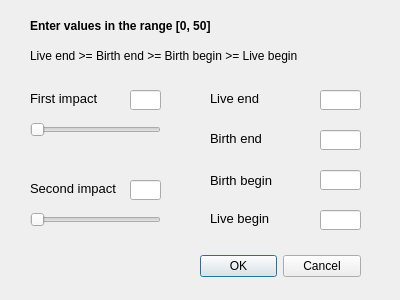
<?xml version="1.0" encoding="UTF-8"?>
<ui version="4.0">
 <class>GameParamsDialog</class>
 <widget class="QDialog" name="GameParamsDialog">
  <property name="geometry">
   <rect>
    <x>0</x>
    <y>0</y>
    <width>400</width>
    <height>300</height>
   </rect>
  </property>
  <property name="maximumSize">
   <size>
    <width>400</width>
    <height>300</height>
   </size>
  </property>
  <property name="windowTitle">
   <string>Game parametrs</string>
  </property>
  <property name="windowIcon">
   <iconset resource="resourses.qrc">
    <normaloff>:/new/resourse/images/game.png</normaloff>:/new/resourse/images/game.png</iconset>
  </property>
  <widget class="QDialogButtonBox" name="buttonBox">
   <property name="geometry">
    <rect>
     <x>200</x>
     <y>250</y>
     <width>161</width>
     <height>32</height>
    </rect>
   </property>
   <property name="orientation">
    <enum>Qt::Horizontal</enum>
   </property>
   <property name="standardButtons">
    <set>QDialogButtonBox::Cancel|QDialogButtonBox::Ok</set>
   </property>
  </widget>
  <widget class="QSlider" name="imp1_slider">
   <property name="geometry">
    <rect>
     <x>30</x>
     <y>120</y>
     <width>131</width>
     <height>20</height>
    </rect>
   </property>
   <property name="orientation">
    <enum>Qt::Horizontal</enum>
   </property>
  </widget>
  <widget class="QSlider" name="imp2_slider">
   <property name="geometry">
    <rect>
     <x>30</x>
     <y>210</y>
     <width>131</width>
     <height>19</height>
    </rect>
   </property>
   <property name="orientation">
    <enum>Qt::Horizontal</enum>
   </property>
  </widget>
  <widget class="QLabel" name="first_imp">
   <property name="geometry">
    <rect>
     <x>30</x>
     <y>90</y>
     <width>91</width>
     <height>16</height>
    </rect>
   </property>
   <property name="font">
    <font>
     <pointsize>10</pointsize>
    </font>
   </property>
   <property name="text">
    <string>First impact</string>
   </property>
  </widget>
  <widget class="QLabel" name="secon_imp">
   <property name="geometry">
    <rect>
     <x>30</x>
     <y>180</y>
     <width>91</width>
     <height>16</height>
    </rect>
   </property>
   <property name="font">
    <font>
     <pointsize>10</pointsize>
    </font>
   </property>
   <property name="text">
    <string>Second impact</string>
   </property>
  </widget>
  <widget class="QLineEdit" name="imp1_edit">
   <property name="geometry">
    <rect>
     <x>130</x>
     <y>90</y>
     <width>31</width>
     <height>20</height>
    </rect>
   </property>
   <property name="font">
    <font>
     <pointsize>10</pointsize>
    </font>
   </property>
  </widget>
  <widget class="QLineEdit" name="imp2_edit">
   <property name="geometry">
    <rect>
     <x>130</x>
     <y>180</y>
     <width>31</width>
     <height>20</height>
    </rect>
   </property>
   <property name="font">
    <font>
     <pointsize>10</pointsize>
    </font>
   </property>
  </widget>
  <widget class="QLabel" name="lbegin">
   <property name="geometry">
    <rect>
     <x>210</x>
     <y>210</y>
     <width>91</width>
     <height>16</height>
    </rect>
   </property>
   <property name="font">
    <font>
     <pointsize>10</pointsize>
    </font>
   </property>
   <property name="text">
    <string>Live begin</string>
   </property>
  </widget>
  <widget class="QLabel" name="lend">
   <property name="geometry">
    <rect>
     <x>210</x>
     <y>90</y>
     <width>91</width>
     <height>16</height>
    </rect>
   </property>
   <property name="font">
    <font>
     <pointsize>10</pointsize>
    </font>
   </property>
   <property name="toolTip">
    <string/>
   </property>
   <property name="whatsThis">
    <string/>
   </property>
   <property name="text">
    <string>Live end</string>
   </property>
  </widget>
  <widget class="QLabel" name="bend">
   <property name="geometry">
    <rect>
     <x>210</x>
     <y>130</y>
     <width>91</width>
     <height>16</height>
    </rect>
   </property>
   <property name="font">
    <font>
     <pointsize>10</pointsize>
    </font>
   </property>
   <property name="text">
    <string>Birth end</string>
   </property>
  </widget>
  <widget class="QLabel" name="bbegin">
   <property name="geometry">
    <rect>
     <x>210</x>
     <y>170</y>
     <width>91</width>
     <height>21</height>
    </rect>
   </property>
   <property name="font">
    <font>
     <pointsize>10</pointsize>
    </font>
   </property>
   <property name="text">
    <string>Birth begin</string>
   </property>
  </widget>
  <widget class="QLineEdit" name="lend_edit">
   <property name="geometry">
    <rect>
     <x>320</x>
     <y>90</y>
     <width>41</width>
     <height>20</height>
    </rect>
   </property>
   <property name="font">
    <font>
     <pointsize>10</pointsize>
    </font>
   </property>
  </widget>
  <widget class="QLineEdit" name="bend_edit">
   <property name="geometry">
    <rect>
     <x>320</x>
     <y>130</y>
     <width>41</width>
     <height>20</height>
    </rect>
   </property>
   <property name="font">
    <font>
     <pointsize>10</pointsize>
    </font>
   </property>
  </widget>
  <widget class="QLineEdit" name="bbegin_edit">
   <property name="geometry">
    <rect>
     <x>320</x>
     <y>170</y>
     <width>41</width>
     <height>20</height>
    </rect>
   </property>
   <property name="font">
    <font>
     <pointsize>10</pointsize>
    </font>
   </property>
  </widget>
  <widget class="QLineEdit" name="lbegon_edit">
   <property name="geometry">
    <rect>
     <x>320</x>
     <y>210</y>
     <width>41</width>
     <height>20</height>
    </rect>
   </property>
   <property name="font">
    <font>
     <pointsize>10</pointsize>
    </font>
   </property>
  </widget>
  <widget class="QLabel" name="label">
   <property name="geometry">
    <rect>
     <x>30</x>
     <y>10</y>
     <width>271</width>
     <height>31</height>
    </rect>
   </property>
   <property name="font">
    <font>
     <pointsize>9</pointsize>
     <weight>75</weight>
     <bold>true</bold>
    </font>
   </property>
   <property name="text">
    <string>Enter values in the range [0, 50]</string>
   </property>
   <property name="textFormat">
    <enum>Qt::PlainText</enum>
   </property>
   <property name="scaledContents">
    <bool>false</bool>
   </property>
  </widget>
  <widget class="QLabel" name="label_2">
   <property name="geometry">
    <rect>
     <x>30</x>
     <y>40</y>
     <width>331</width>
     <height>31</height>
    </rect>
   </property>
   <property name="font">
    <font>
     <pointsize>9</pointsize>
     <weight>50</weight>
     <bold>false</bold>
    </font>
   </property>
   <property name="text">
    <string>Live end &gt;= Birth end &gt;= Birth begin &gt;= Live begin</string>
   </property>
   <property name="textFormat">
    <enum>Qt::PlainText</enum>
   </property>
   <property name="scaledContents">
    <bool>false</bool>
   </property>
  </widget>
 </widget>
 <resources>
  <include location="resourses.qrc"/>
 </resources>
 <connections>
  <connection>
   <sender>buttonBox</sender>
   <signal>accepted()</signal>
   <receiver>GameParamsDialog</receiver>
   <slot>accept()</slot>
   <hints>
    <hint type="sourcelabel">
     <x>248</x>
     <y>254</y>
    </hint>
    <hint type="destinationlabel">
     <x>157</x>
     <y>274</y>
    </hint>
   </hints>
  </connection>
  <connection>
   <sender>buttonBox</sender>
   <signal>rejected()</signal>
   <receiver>GameParamsDialog</receiver>
   <slot>reject()</slot>
   <hints>
    <hint type="sourcelabel">
     <x>316</x>
     <y>260</y>
    </hint>
    <hint type="destinationlabel">
     <x>286</x>
     <y>274</y>
    </hint>
   </hints>
  </connection>
 </connections>
</ui>
